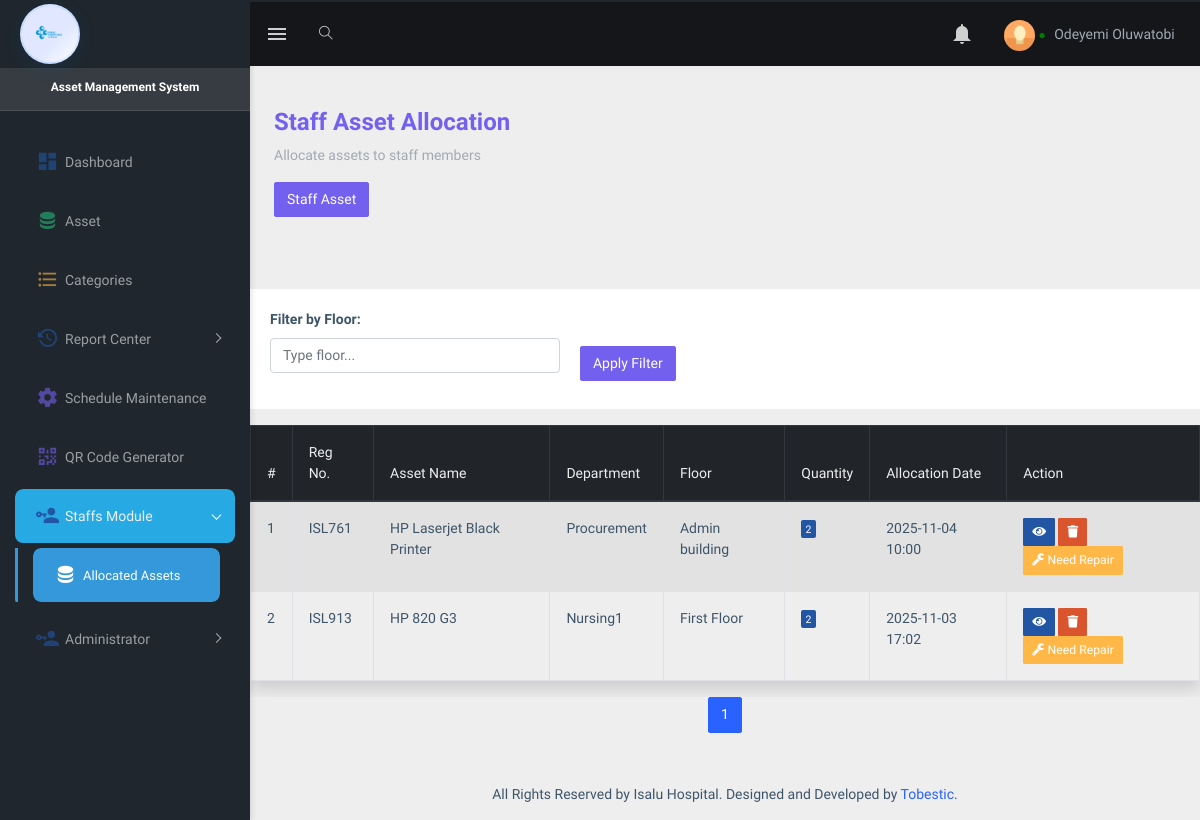
Page /admindashboard/staffallocation.php (signed in) on the committed database.
### tables this page shows
CREATE TABLE `user_table` (
  `id` int(11) NOT NULL,
  `firstname` varchar(100) NOT NULL,
  `lastname` varchar(250) NOT NULL,
  `username` varchar(100) NOT NULL,
  `email` varchar(100) NOT NULL,
  `password` varchar(200) NOT NULL,
  `role` varchar(30) NOT NULL,
  `phone` varchar(20) NOT NULL,
  `department` varchar(30) NOT NULL
);

CREATE TABLE `staff_table` (
  `id` int(11) NOT NULL,
  `asset_id` int(11) NOT NULL,
  `reg_no` varchar(100) NOT NULL,
  `asset_name` varchar(100) NOT NULL,
  `description` varchar(200) NOT NULL,
  `quantity` varchar(50) NOT NULL,
  `category` varchar(100) NOT NULL,
  `department` varchar(100) NOT NULL,
  `floor` varchar(100) NOT NULL,
  `requested_by` varchar(100) NOT NULL,
  `request_date` varchar(100) NOT NULL,
  `status` varchar(50) DEFAULT NULL,
  `withdrawn` int(11) NOT NULL
);

### admindashboard/staffallocation.php (the view, shortened to what this page needs)
<?php
require_once "../include/config.php";
try {
    $admin_username = $_SESSION['username'];
    $admin_query = "SELECT firstname, lastname FROM user_table WHERE username = ?";
    $stmt = $conn->prepare($admin_query);
    $stmt->execute([$admin_username]);
    $admin_row = $stmt->fetch(PDO::FETCH_ASSOC);
    $admin_first_name = $admin_row['firstname'];
    $admin_last_name = $admin_row['lastname'];
} catch (PDOException $e) {
    logError("Failed to fetch admin details: " . $e->getMessage());
    $admin_first_name = "Admin";
    $admin_last_name = "User";
}
?>
<!DOCTYPE html>
<html dir="ltr" lang="en">
<head>
    <link href="assets/libs/flot/css/float-chart.css" rel="stylesheet">
    <link href="dist/css/style.min.css" rel="stylesheet">
</head>
<body>
    <div id="main-wrapper">
          <header class="topbar" data-navbarbg="skin5">
            <nav class="navbar top-navbar navbar-expand-md navbar-dark">
                <div class="navbar-header" data-logobg="skin5">
                    <a class="navbar-brand" href="index.php">
                        <b class="logo-icon p-l-10">
                            <img src="assets/images/isalu-logo.png" alt="homepage" class="light-logo" />
                        </b>
                    </a>
                </div>
                <div class="navbar-collapse collapse" id="navbarSupportedContent" data-navbarbg="skin5">
                    <ul class="navbar-nav float-left mr-auto">
                        <li class="nav-item d-none d-md-block"><a class="nav-link sidebartoggler waves-effect waves-light" href="javascript:void(0)" data-sidebartype="mini-sidebar"><i class="mdi mdi-menu font-24"></i></a></li>
                        <li class="nav-item search-box"> <a class="nav-link waves-effect waves-dark" href="javascript:void(0)"><i class="ti-search"></i></a>
                        </li>
                    </ul>
                    <ul class="navbar-nav float-right">
                        <li class="nav-item dropdown">
                            <a class="nav-link dropdown-toggle waves-effect waves-dark" href="" data-toggle="dropdown" aria-haspopup="true" aria-expanded="false"> <i class="mdi mdi-bell font-24"></i>
                            </a>
                        </li>
                       <li class="nav-item dropdown">
                            <a class="nav-link dropdown-toggle text-muted waves-effect waves-dark pro-pic" href="" data-toggle="dropdown" aria-haspopup="true" aria-expanded="false">
                                <img src="assets/images/users/1.jpg" alt="user" class="rounded-circle" width="31">
                                <span class="online-indicator" style="color: green; font-size: 12px;">●</span>
                                <span class="username" style="margin-left: 5px;"><?php echo htmlspecialchars($admin_first_name . ' ' . $admin_last_name); ?></span>
                            </a>
                        </li>
                    </ul>
                </div>
            </nav>
        </header>
       <?php require "asidebar.php";  ?>
        <div class="page-wrapper">
            <div class="container-fluid px-0">
                <div class="row">
                    <div class="col-md-12 col-lg-6 col-xlg-6">
                        <div class=" m-4">
                            <h3 class="text-primary">Staff Asset Allocation</h3>
                            <p class="text-muted">Allocate assets to staff members</p>
                        <button type="button" class="btn btn-primary " data-toggle="modal" data-target="#exampleModal" data-whatever="@mdo">Staff Asset</button>
                        </div>
                    </div>
                </div>
                <?php  require "staffallocation/stafftable.php";   ?>
            </div>
            <?php require "include/footer.php" ?>
        </div>
    </div>
    <link rel="stylesheet" href="https://code.jquery.com/ui/1.13.2/themes/base/jquery-ui.css">
</body>
</html>

### admindashboard/staffallocation/stafftable.php (shortened to what this page needs)
<?php
require_once dirname(__FILE__) . "/../include/config.php";
$items_per_page = 7;
$page = isset($_GET['page']) ? (int)$_GET['page'] : 1;
$offset = ($page - 1) * $items_per_page;
$where_clause = "WHERE 1=1";
try {
    $total_sql = "SELECT COUNT(*) AS total FROM staff_table s $where_clause";
    $total_stmt = $conn->prepare($total_sql);
    $total_stmt->execute();
    $total_row = $total_stmt->fetch(PDO::FETCH_ASSOC);    $total_items = (int)$total_row['total'];
    $total_pages = max(1, ceil($total_items / $items_per_page));
    $sql = "SELECT s.*, DATE_FORMAT(s.request_date, '%Y-%m-%d %H:%i') as formatted_date,
            CASE WHEN r.status = 'Under Repair' THEN 1 ELSE 0 END as is_under_repair
            FROM staff_table s
            LEFT JOIN repair_asset r ON s.id = r.asset_id AND r.status = 'Under Repair'
            $where_clause
            ORDER BY s.request_date DESC
            LIMIT :offset, :limit";
    $stmt = $conn->prepare($sql);
    $stmt->bindValue(':offset', $offset, PDO::PARAM_INT);
    $stmt->bindValue(':limit', $items_per_page, PDO::PARAM_INT);
    $stmt->execute();
} catch (PDOException $e) {
    logError("Database error in stafftable.php: " . $e->getMessage() .
            "\nSQL Query: " . (isset($sql) ? $sql : $total_sql) .
            "\nParameters: offset=" . $offset . ", limit=" . $items_per_page);
    $total_items = 0;
    $total_pages = 1;
}
?>
<!DOCTYPE html>
<html lang="en">
<head>
    <link rel="stylesheet" href="//code.jquery.com/ui/1.13.2/themes/base/jquery-ui.css">
</head>
<body>
    <div class="row mt-5">
        <div class="col-md-12 col-lg-12 col-xlg-3">
            <div class="card mb-3">
                <div class="card-body">
                    <form id="filterForm" method="GET" class="row align-items-center">
                        <div class="col-md-4">
                            <div class="employee-filter">
                                <label for="floor" class="form-label">Filter by Floor:</label>
                                <input type="text" class="form-control" id="floor" name="floor"
                                       value="<?php echo isset($_GET['floor']) ? htmlspecialchars($_GET['floor']) : ''; ?>"
                                       placeholder="Type floor...">
                            </div>
                        </div>
                        <div class="col-md-2">
                            <label class="form-label">&nbsp;</label>
                            <button type="submit" class="btn btn-primary d-block">Apply Filter</button>
                        </div>
                    </form>
                </div>
            </div>
            <div class="table-responsive">
                <table class="table shadow table-striped table-bordered table-hover">
                     <thead class="thead-dark">
                    <tr>
                        <th scope="col">#</th>
                        <th scope="col">Reg No.</th>
                        <th scope="col">Asset Name</th>
                        <th scope="col">Department</th>
                        <th scope="col">Floor</th>
                        <th scope="col">Quantity</th>
                        <th scope="col">Allocation Date</th>
                        <th scope="col">Action</th>
                    </tr>
                </thead>
                <tbody>
                    <?php                    $s = $offset + 1;
                    while ($row = $stmt->fetch(PDO::FETCH_ASSOC)) {
                        $id = htmlspecialchars($row['id']);
                        $reg_no = htmlspecialchars($row['reg_no']);
                        $asset_name = htmlspecialchars($row['asset_name']);
                        $department = htmlspecialchars($row['department']);
                        $floor = htmlspecialchars($row['floor']);
                        $quantity = (int)$row['quantity'];
                        $request_date = htmlspecialchars($row['formatted_date']);
                        $repair_qty_stmt = $conn->prepare("SELECT SUM(quantity) AS total_repair_qty FROM repair_asset WHERE asset_id = :asset_id AND status = 'Under Repair'");
                        $repair_qty_stmt->bindParam(':asset_id', $id, PDO::PARAM_INT);
                        $repair_qty_stmt->execute();
                        $repair_qty_row = $repair_qty_stmt->fetch(PDO::FETCH_ASSOC);
                        $repair_qty = $repair_qty_row && $repair_qty_row['total_repair_qty'] ? (int)$repair_qty_row['total_repair_qty'] : 0;
                        ?>
                        <tr>
                            <th scope="row"><?php echo $s++; ?></th>
                            <td><?php echo $reg_no; ?></td>
                            <td><?php echo $asset_name; ?></td>
                            <td><?php echo $department; ?></td>
                            <td><?php echo $floor; ?></td>
                            <td><span class="badge badge-info"><?php echo $quantity; ?></span></td>
                            <td><?php echo $request_date; ?></td>                            <td>
                                <a href="staffallocation/viewallocation.php?id=<?php echo $id; ?>" class="btn btn-info btn-sm">
                                    <i class="fa fa-eye"></i>
                                </a>
                                <a href="staffallocation/deleteallocation.php?id=<?php echo $id; ?>" class="btn btn-danger btn-sm">
                                    <i class="fa fa-trash"></i>
                                </a>
                                <?php
                                if ($row['is_under_repair'] && (!isset($row['withdrawn']) || !$row['withdrawn'])): ?>
                                    <button class="btn btn-secondary btn-sm" disabled>
                                        <i class="fa fa-wrench"></i> Under Repair
                                    </button>
                                    <button onclick="promptRepairCompleted(<?php echo $id; ?>, <?php echo $repair_qty; ?>, <?php echo $repair_qty; ?>, this)" class="btn btn-success btn-sm">
                                        <i class="fa fa-check"></i> Repair Completed
                                    </button>
                                    <button onclick="withdrawAsset(<?php echo $id; ?>)" class="btn btn-danger btn-sm">
                                        <i class="fa fa-ban"></i> Withdrawn
                                    </button>
                                <?php else:
                    $btn_stmt = $conn->prepare("SELECT id, withdrawn, quantity, status, replaced FROM repair_asset WHERE asset_id = :asset_id ORDER BY id DESC LIMIT 1");
                                    $btn_stmt->bindParam(':asset_id', $id, PDO::PARAM_INT);
                                    $btn_stmt->execute();
                                    $btn_row = $btn_stmt->fetch(PDO::FETCH_ASSOC);
                        if ($btn_row && $btn_row['withdrawn'] == 1 && (int)$btn_row['quantity'] === 0 && $btn_row['status'] === null && $btn_row['replaced'] == 0): ?>
                        <button onclick="promptReplaceAsset(<?php echo $id; ?>, <?php echo $btn_row ? $btn_row['id'] : 'null'; ?>, this)" class="btn btn-primary btn-sm">
                                                <i class="fa fa-refresh"></i> Replace
                                            </button>
                                    <?php else: ?>
                                        <button onclick="promptRepairCount(<?php echo $id; ?>, <?php echo $quantity; ?>, <?php
                                            echo htmlspecialchars(json_encode([
                                                'reg_no' => $reg_no,
                                                'asset_name' => $asset_name,
                                                'department' => $department,
                                                'category' => 'General'
                                            ]), ENT_QUOTES);
                                        ?>)" class="btn btn-warning btn-sm">
                                            <i class="fa fa-wrench"></i> Need Repair
                                        </button>
                                    <?php endif;
                                endif; ?>
                            </td>
                        </tr>
                    <?php
                    }
                    ?>
                </tbody>
            </table>
        </div>
        <nav aria-label="Page navigation">
            <ul class="pagination justify-content-center">
                <?php
                $filter_params = '';
                if ($total_items > 0):
                    if ($page > 1): ?>
                    <?php endif;
                    $range = 2;
                    $start_page = max(1, $page - $range);
                    $end_page = min($total_pages, $page + $range);
                    if ($start_page > 1): ?>
                        <?php endif;
                    for ($i = $start_page; $i <= $end_page; $i++): ?>
                        <li class="page-item <?php echo ($i == $page) ? 'active' : ''; ?>">
                            <a class="page-link" href="?page=<?php echo $i . $filter_params; ?>"><?php echo $i; ?></a>
                        </li>
                    <?php endfor;
                        if ($end_page < $total_pages - 1): ?>
                    <?php endif;
                endif; ?>
            </ul>
        </nav>
    </div>
</div>
</body>
</html>

### admindashboard/staffallocation.php (style rules this page uses)
.logo-icon img.light-logo { width: 60px !important; max-height: 60px; object-fit: contain; background: linear-gradient(135deg, #e0e7ff 60%, #fff 100%); border-radius: 50%; box-shadow: 0 4px 18px rgba(30,144,255,0.10), 0 1.5px 6px rgba(0,0,0,0.07); padding: 7px; margin: 4px 0 4px 0; border: 2.5px solid #1e90ff22; transition: box-shadow 0.3s, transform 0.2s, border 0.2s; }

### admindashboard/staffallocation/stafftable.php (style rules this page uses)
.employee-filter { position: relative; margin-bottom: 1rem; }
.employee-filter input { width: 100%; padding: 0.375rem 0.75rem; border: 1px solid #ced4da; border-radius: 0.25rem; }

### rows in the picture
user_table: firstname+lastname "Odeyemi Oluwatobi"
staff_table: reg_no "ISL761", asset_name "HP Laserjet Black Printer", department "Procurement", floor "Admin building", quantity "2", request_date "2025-11-04 10:00"
staff_table: reg_no "ISL913", asset_name "HP 820 G3", department "Nursing1", floor "First Floor", quantity "2", request_date "2025-11-03 17:02"
